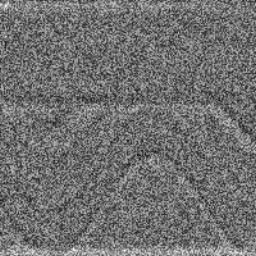
#> input picture outputs/test/images/input/10264.jpg, 256 x 256 px, given in place of 890.jpg, which was not available
$ jupyter execute --allow-errors loss_eval.ipynb   (shell and % lines are left out)   (older library calls are emulated)   (text cells are left out)
#> lines starting #> are read from the running program, lines starting #| are printed output that depends on the picture; pictures that were not available may be replaced by others from this repository, and a replacement may not be noted
[cell 1]
import numpy as np
from skimage.restoration import (denoise_tv_chambolle, denoise_bilateral,
                                 denoise_wavelet, estimate_sigma)
import glob
import matplotlib.image as img
import matplotlib.pyplot as plt

[cell 2]
imgname = '890.jpg'
infold = '../outputs/test/images/input/'
otfold = '../outputs/test/images/output/'
trfold = '../outputs/test/images/target/'

[cell 3]
temp_in = img.imread(''.join((infold, imgname)))
#> temp_in is the input picture: shape (256, 256, 3); min 8, max 255, mean 112.6
temp_out = img.imread(''.join((otfold, imgname)))
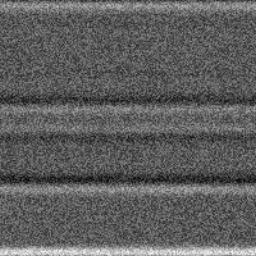
#> input picture outputs/test/images/input/10293.jpg, 256 x 256 px, given in place of 890.jpg, which was not available
#> temp_out is the input picture: shape (256, 256, 3); min 0, max 250, mean 94.3
temp_tar = img.imread(''.join((trfold, imgname)))

[cell 4]
f, (ax1, ax2, ax3) = plt.subplots(1, 3, sharey=True, figsize=(15,5))

ax1.imshow(temp_tar, cmap='Greys')
ax1.set_title('Groundtruth')
ax2.imshow(temp_in, cmap='Greys')
ax2.set_title('Network Input')
ax3.imshow(temp_out, cmap='Greys')
ax3.set_title('Network Output')

plt.savefig('network_output.png', bbox_inches='tight')
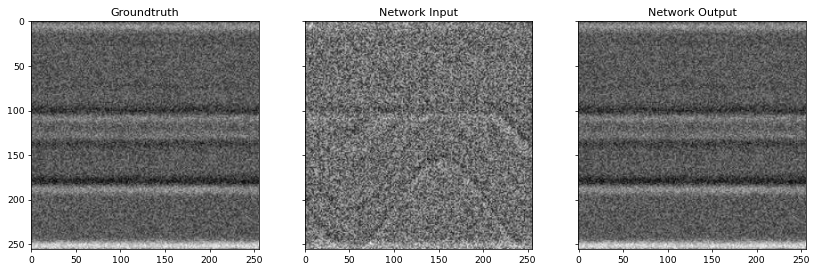
#> figure drawn by matplotlib, 3 panels

[cell 5]

tv = denoise_tv_chambolle(temp_in, weight=0.1, multichannel=True)
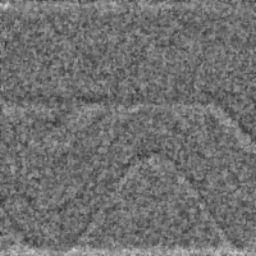
#> tv: shape (256, 256, 3) float64; min 0.212, max 0.819, mean 0.442
bilat = denoise_bilateral(temp_in, sigma_color=0.05, sigma_spatial=15,
                multichannel=True)
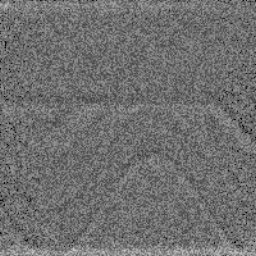
#> bilat: shape (256, 256, 3) float64; min 0.00945, max 0.809, mean 0.439
wavelet = denoise_wavelet(temp_in, multichannel=True)

[cell 6]
f, ((ax1, ax2), (ax3, ax4)) = plt.subplots(2, 2, sharex='col', sharey='row', figsize=(10,10))

ax1.imshow(tv[:,:,0], cmap='Greys')
ax1.set_title('Total Variation Filter')
ax2.imshow(bilat[:,:,0], cmap='Greys')
ax2.set_title('Bilateral Filter')
ax3.imshow(wavelet[:,:,0], cmap='Greys')
ax3.set_title('Wavelet Filter')
ax4.imshow(temp_out[:,:,0], cmap='Greys')
ax4.set_title('Image Translation Network')

plt.savefig('loss_comparison.png', bbox_inches='tight')
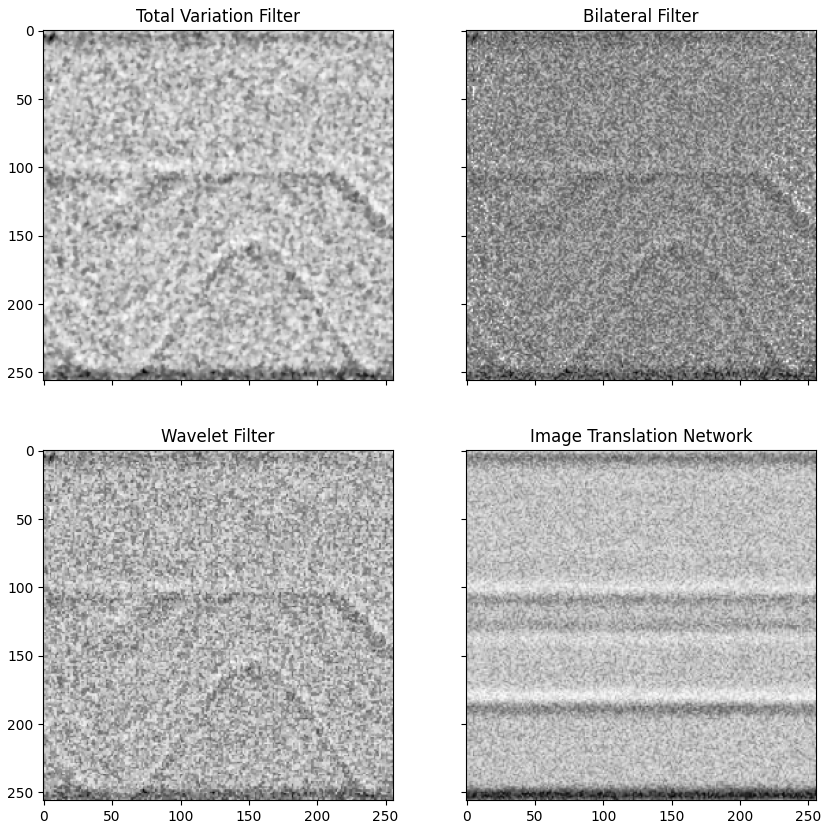
#> figure drawn by matplotlib, 4 panels

[cell 7]

losses = []
outnames = glob.glob(''.join((otfold, '/*')))
tarnames = glob.glob(''.join((trfold, '/*')))

loss = lambda x, y : np.sum(abs(x-y))

for i in range(len(outnames)):
    target = img.imread(tarnames[i])[:,:,0]
    output = img.imread(outnames[i])[:,:,0]

    target = (target - target.min()) / target.max()
    output = (output - output.min()) / output.max()

    tv = denoise_tv_chambolle(temp_in, weight=0.1, multichannel=True)[:,:,0]
    bilat = denoise_bilateral(temp_in, sigma_color=0.05, sigma_spatial=15,
                multichannel=True)[:,:,0]
    wavelet = denoise_wavelet(temp_in, multichannel=True)[:,:,0]

    losses.append([loss(target, output), loss(target, tv), loss(target, bilat), loss(target, wavelet)])

[cell 8]
with open('losses.csv', 'w') as f:
    f.write('pix2pix, tv, bilat, wavelet\n')
    for item in losses:
        for num in item:
            f.write('%s, ' % num)
        f.write('\n')

[cell 9]
plt.figure(figsize=(15,5))

#> (the rest of this cell did not finish here and is left out)

[cell 10]
loss_array = np.asarray(losses)
ave_loss = np.mean(loss_array, axis=0)
std_loss = np.std(loss_array, axis=0)

#> (the rest of this cell did not finish here and is left out)

#> (a cell that did not finish here is left out)

#> (a cell that did not finish here is left out)

[cell 13]
import scipy.misc

[cell 14]
one_in = img.imread('../outputs/test/images/input/real1.jpg')
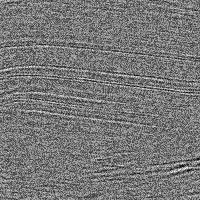
#> input picture outputs/test/images/input/real1.jpg, 200 x 200 px
#> one_in is the input picture: shape (200, 200); min 0, max 255, mean 119.5
one_out = img.imread('../outputs/test/images/output/real1.jpg')
one_tar = img.imread('../outputs/test/images/target/real1.jpg')
one_out = scipy.misc.imresize(one_out, (200,200))

#> (the rest of this cell did not finish here and is left out)

[cell 15]
f, (ax1, ax2, ax3) = plt.subplots(1, 3, sharey=True, figsize=(15,5))

ax1.imshow(one_tar, cmap='Greys')
ax1.set_title('Groundtruth')
ax2.imshow(one_in, cmap='Greys')
ax2.set_title('Network Input')
ax3.imshow(one_out, cmap='Greys')
ax3.set_title('Network Output')

plt.savefig('real_data_test_one.png', bbox_inches='tight')
